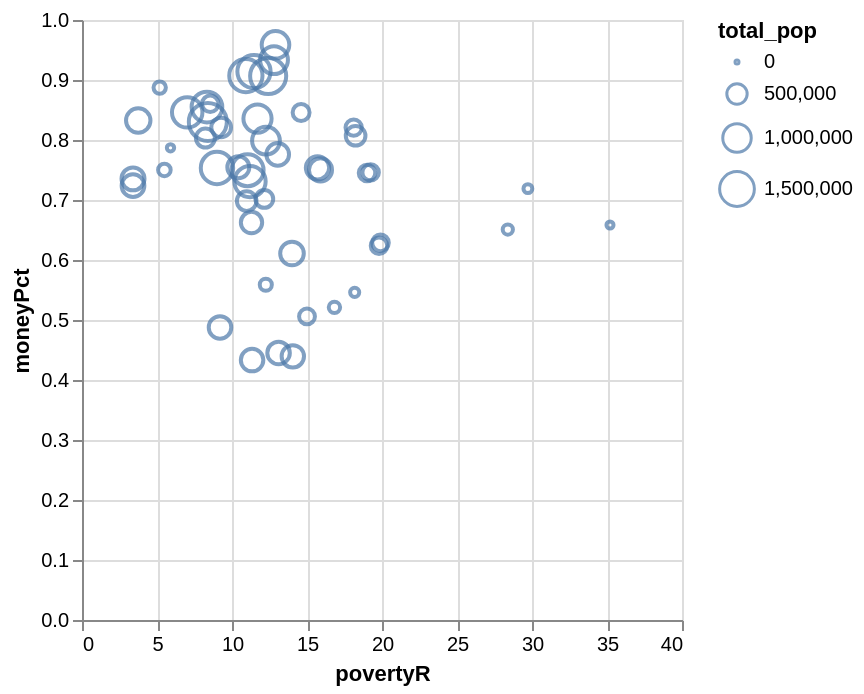

Vega-Lite specification stored for this chart:
### Vega-Lite specification from a JSON file in a GitHub repository (floating-point values rounded to 4 significant figures)
{"mark": "point", "data": {"values": [{"year": "2014", "urbanicity": "rural", "povertyR": "9.276940713981697", "moneyPct": "0.8208856568941422", "total_pop": "467547"}, {"year": "2014", "urbanicity": "rural", "povertyR": "19.24240327745162", "moneyPct": "0.7460228564537339", "total_pop": "320737"}, {"year": "2014", "urbanicity": "rural", "povertyR": "12.253177593569454", "moneyPct": "0.5587496138178605", "total_pop": "163221"}, {"year": "2014", "urbanicity": "rural", "povertyR": "14.606941395977493", "moneyPct": "0.8458182563204056", "total_pop": "340335"}, {"year": "2014", "urbanicity": "rural", "povertyR": "29.72556488549618", "moneyPct": "0.7189234277530123", "total_pop": "78600"}, {"year": "2014", "urbanicity": "small/mid", "povertyR": "10.420345892104859", "moneyPct": "0.7546083514711344", "total_pop": "586310"}, {"year": "2014", "urbanicity": "small/mid", "povertyR": "19.0", "moneyPct": "0.7449463822595215", "total_pop": "322140"}, {"year": "2014", "urbanicity": "small/mid", "povertyR": "14.054507593072275", "moneyPct": "0.43939620568051063", "total_pop": "610359"}, {"year": "2014", "urbanicity": "small/mid", "povertyR": "13.047558375212594", "moneyPct": "0.7759187908006695", "total_pop": "625608"}, {"year": "2014", "urbanicity": "small/mid", "povertyR": "12.410630369322202", "moneyPct": "0.9067036291247402", "total_pop": "1617639"}, {"year": "2014", "urbanicity": "suburban", "povertyR": "8.32983390700509", "moneyPct": "0.8549350901102949", "total_pop": "1165010"}, {"year": "2014", "urbanicity": "suburban", "povertyR": "5.9", "moneyPct": "0.7869997937293729", "total_pop": "47058"}, {"year": "2014", "urbanicity": "suburban", "povertyR": "3.7492323959246887", "moneyPct": "0.8325745208390122", "total_pop": "732018"}, {"year": "2014", "urbanicity": "suburban", "povertyR": "11.2", "moneyPct": "0.7307222598808143", "total_pop": "1213678"}, {"year": "2014", "urbanicity": "suburban", "povertyR": "12.9", "moneyPct": "0.9586668888742775", "total_pop": "938754"}, {"year": "2014", "urbanicity": "urban", "povertyR": "15.9", "moneyPct": "0.7501965408805031", "total_pop": "648049"}, {"year": "2015", "urbanicity": "rural", "povertyR": "10.977812441262317", "moneyPct": "0.6981731068873066", "total_pop": "462863"}, {"year": "2015", "urbanicity": "rural", "povertyR": "18.241058516250224", "moneyPct": "0.8070450057938262", "total_pop": "466332"}, {"year": "2015", "urbanicity": "rural", "povertyR": "18.17857939578043", "moneyPct": "0.5461081423675544", "total_pop": "84274"}, {"year": "2015", "urbanicity": "rural", "povertyR": "8.547923927772352", "moneyPct": "0.860382232182176", "total_pop": "317330"}, {"year": "2015", "urbanicity": "rural", "povertyR": "35.19947891994316", "moneyPct": "0.6583154313525051", "total_pop": "42220"}, {"year": "2015", "urbanicity": "small/mid", "povertyR": "11.3", "moneyPct": "0.6624706793111443", "total_pop": "551168"}, {"year": "2015", "urbanicity": "small/mid", "povertyR": "19.8", "moneyPct": "0.6237152500311887", "total_pop": "322838"}, {"year": "2015", "urbanicity": "small/mid", "povertyR": "13.105054659174927", "moneyPct": "0.44501950226774933", "total_pop": "618103"}, {"year": "2015", "urbanicity": "small/mid", "povertyR": "10.924771643683881", "moneyPct": "0.9072374372660829", "total_pop": "1370446"}, {"year": "2015", "urbanicity": "small/mid", "povertyR": "12.265881859377686", "moneyPct": "0.7988938967331782", "total_pop": "948683"}, {"year": "2015", "urbanicity": "suburban", "povertyR": "8.388227463389956", "moneyPct": "0.8300548626848046", "total_pop": "1796843"}, {"year": "2015", "urbanicity": "suburban", "povertyR": "5.180010267898815", "moneyPct": "0.8873210934424877", "total_pop": "171408"}, {"year": "2015", "urbanicity": "suburban", "povertyR": "3.4000000000000004", "moneyPct": "0.723901630284609", "total_pop": "628500"}, {"year": "2015", "urbanicity": "suburban", "povertyR": "9.2", "moneyPct": "0.48768602660345056", "total_pop": "617385"}, {"year": "2015", "urbanicity": "suburban", "povertyR": "12.8", "moneyPct": "0.9331298506336848", "total_pop": "958976"}, {"year": "2015", "urbanicity": "urban", "povertyR": "15.7", "moneyPct": "0.753688141923436", "total_pop": "663271"}, {"year": "2016", "urbanicity": "rural", "povertyR": "8.228334007055711", "moneyPct": "0.803236138863423", "total_pop": "435392"}, {"year": "2016", "urbanicity": "rural", "povertyR": "18.111380729208037", "moneyPct": "0.8207249377125198", "total_pop": "314725"}, {"year": "2016", "urbanicity": "rural", "povertyR": "16.82936157095719", "moneyPct": "0.5211162760449227", "total_pop": "142741"}, {"year": "2016", "urbanicity": "rural", "povertyR": "12.154069413328672", "moneyPct": "0.7017161487394701", "total_pop": "377622"}, {"year": "2016", "urbanicity": "rural", "povertyR": "28.387861685926726", "moneyPct": "0.6507867673225857", "total_pop": "111630"}, {"year": "2016", "urbanicity": "small/mid", "povertyR": "11.33822352411288", "moneyPct": "0.4331783352952141", "total_pop": "617222"}, {"year": "2016", "urbanicity": "small/mid", "povertyR": "19.9", "moneyPct": "0.6285961065794201", "total_pop": "326086"}, {"year": "2016", "urbanicity": "small/mid", "povertyR": "15.0", "moneyPct": "0.5059617157180565", "total_pop": "296232"}, {"year": "2016", "urbanicity": "small/mid", "povertyR": "11.465830168174273", "moneyPct": "0.914072627309983", "total_pop": "1368283"}, {"year": "2016", "urbanicity": "small/mid", "povertyR": "11.036431668540228", "moneyPct": "0.7496861322914778", "total_pop": "1276535"}, {"year": "2016", "urbanicity": "suburban", "povertyR": "7.013872706157654", "moneyPct": "0.8460447663290765", "total_pop": "1149545"}, {"year": "2016", "urbanicity": "suburban", "povertyR": "5.492359175816182", "moneyPct": "0.7500319781709542", "total_pop": "178698"}, {"year": "2016", "urbanicity": "suburban", "povertyR": "3.4000000000000004", "moneyPct": "0.7352417270493765", "total_pop": "642968"}, {"year": "2016", "urbanicity": "suburban", "povertyR": "8.998751317933664", "moneyPct": "0.7533709441569759", "total_pop": "1300331"}, {"year": "2016", "urbanicity": "suburban", "povertyR": "11.7", "moneyPct": "0.835630907960199", "total_pop": "979644"}, {"year": "2016", "urbanicity": "urban", "povertyR": "14.0", "moneyPct": "0.6108337116053866", "total_pop": "681618"}]}, "$schema": "https://vega.github.io/schema/vega-lite/v5.json", "encoding": {"size": {"field": "total_pop", "type": "quantitative"}, "x": {"field": "povertyR", "type": "quantitative"}, "y": {"field": "moneyPct", "type": "quantitative"}}, "background": "white", "description": "Vega Lite Attempt"}
